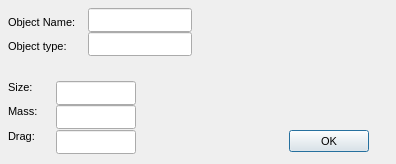
<?xml version="1.0"?>
<ui version="4.0">
  <class>Form</class>
  <widget class="QDialog" name="IDD_CUSTOMIZE_OBJECT">
    <property name="geometry">
      <rect>
        <x>0</x>
        <y>0</y>
        <width>396</width>
        <height>164</height>
      </rect>
    </property>
    <property name="windowTitle">
      <string>Dialog</string>
    </property>
    <property name="font">
      <font>
        <family>Liberation Sans</family>
        <pointsize>8</pointsize>
        <bold>false</bold>
        <italic>false</italic>
      </font>
    </property>
    <property name="enabled">
      <bool>true</bool>
    </property>
    <property name="windowFlags">
      <set>Qt::Dialog|Qt::WindowCloseButtonHint</set>
    </property>
    <property name="minimumSize">
      <size>
        <width>396</width>
        <height>164</height>
      </size>
    </property>
    <property name="maximumSize">
      <size>
        <width>396</width>
        <height>164</height>
      </size>
    </property>
    <widget class="QLineEdit" name="IDC_OBJECT_NAME_EDIT">
      <property name="geometry">
        <rect>
          <x>88</x>
          <y>8</y>
          <width>104</width>
          <height>24</height>
        </rect>
      </property>
      <property name="visible">
        <bool>true</bool>
      </property>
      <property name="enabled">
        <bool>true</bool>
      </property>
    </widget>
    <widget class="QLabel" name="IDC_OBJECT_NAME">
      <property name="geometry">
        <rect>
          <x>8</x>
          <y>16</y>
          <width>72</width>
          <height>16</height>
        </rect>
      </property>
      <property name="text">
        <string>Object Name:</string>
      </property>
      <property name="visible">
        <bool>true</bool>
      </property>
      <property name="enabled">
        <bool>true</bool>
      </property>
      <property name="alignment">
        <set>Qt::AlignLeft</set>
      </property>
    </widget>
    <widget class="QLineEdit" name="IDC_OBJECT_TYPE_EDIT">
      <property name="geometry">
        <rect>
          <x>88</x>
          <y>32</y>
          <width>104</width>
          <height>24</height>
        </rect>
      </property>
      <property name="visible">
        <bool>true</bool>
      </property>
      <property name="enabled">
        <bool>true</bool>
      </property>
    </widget>
    <widget class="QLabel" name="IDC_OBJECT_TYPE">
      <property name="geometry">
        <rect>
          <x>8</x>
          <y>40</y>
          <width>80</width>
          <height>16</height>
        </rect>
      </property>
      <property name="text">
        <string>Object type:</string>
      </property>
      <property name="visible">
        <bool>true</bool>
      </property>
      <property name="enabled">
        <bool>true</bool>
      </property>
      <property name="alignment">
        <set>Qt::AlignLeft</set>
      </property>
    </widget>
    <widget class="QLabel" name="IDC_OBJECT_SIZE">
      <property name="geometry">
        <rect>
          <x>8</x>
          <y>81</y>
          <width>51</width>
          <height>16</height>
        </rect>
      </property>
      <property name="text">
        <string>Size:</string>
      </property>
      <property name="visible">
        <bool>true</bool>
      </property>
      <property name="enabled">
        <bool>true</bool>
      </property>
      <property name="alignment">
        <set>Qt::AlignLeft</set>
      </property>
    </widget>
    <widget class="QLineEdit" name="IDC_OBJECT_SIZE_EDIT">
      <property name="geometry">
        <rect>
          <x>56</x>
          <y>81</y>
          <width>80</width>
          <height>24</height>
        </rect>
      </property>
      <property name="visible">
        <bool>true</bool>
      </property>
      <property name="enabled">
        <bool>true</bool>
      </property>
    </widget>
    <widget class="QLabel" name="IDC_OBJECT_MASS">
      <property name="geometry">
        <rect>
          <x>8</x>
          <y>105</y>
          <width>51</width>
          <height>16</height>
        </rect>
      </property>
      <property name="text">
        <string>Mass:</string>
      </property>
      <property name="visible">
        <bool>true</bool>
      </property>
      <property name="enabled">
        <bool>true</bool>
      </property>
      <property name="alignment">
        <set>Qt::AlignLeft</set>
      </property>
    </widget>
    <widget class="QLineEdit" name="IDC_OBJECT_MASS_EDIT">
      <property name="geometry">
        <rect>
          <x>56</x>
          <y>105</y>
          <width>80</width>
          <height>24</height>
        </rect>
      </property>
      <property name="visible">
        <bool>true</bool>
      </property>
      <property name="enabled">
        <bool>true</bool>
      </property>
    </widget>
    <widget class="QLabel" name="IDC_OBJECT_DRAG">
      <property name="geometry">
        <rect>
          <x>8</x>
          <y>130</y>
          <width>51</width>
          <height>16</height>
        </rect>
      </property>
      <property name="text">
        <string>Drag:</string>
      </property>
      <property name="visible">
        <bool>true</bool>
      </property>
      <property name="enabled">
        <bool>true</bool>
      </property>
      <property name="alignment">
        <set>Qt::AlignLeft</set>
      </property>
    </widget>
    <widget class="QLineEdit" name="IDC_OBJECT_DRAG_EDIT">
      <property name="geometry">
        <rect>
          <x>56</x>
          <y>130</y>
          <width>80</width>
          <height>24</height>
        </rect>
      </property>
      <property name="visible">
        <bool>true</bool>
      </property>
      <property name="enabled">
        <bool>true</bool>
      </property>
    </widget>
    <widget class="QPushButton" name="IDOK">
      <property name="geometry">
        <rect>
          <x>289</x>
          <y>130</y>
          <width>80</width>
          <height>22</height>
        </rect>
      </property>
      <property name="text">
        <string>OK</string>
      </property>
      <property name="visible">
        <bool>true</bool>
      </property>
      <property name="enabled">
        <bool>true</bool>
      </property>
      <property name="default">
        <bool>true</bool>
      </property>
      <property name="autoDefault">
        <bool>true</bool>
      </property>
    </widget>
    <action name="IDD_ORPHANHUNTER">
      <property name="text">
        <string>Orphan Hunter</string>
      </property>
    </action>
    <action name="IDD_REORDER_PAGES">
      <property name="text">
        <string>Reorder Net Pages</string>
      </property>
    </action>
    <action name="IDD_SHOW_ALL_CHECKED_OUT">
      <property name="text">
        <string>Show All Pages Checked Out</string>
      </property>
    </action>
    <action name="IDM_IMPORT_BITMAP">
      <property name="text">
        <string>Bitmap/Animation Converter...</string>
      </property>
    </action>
    <action name="ID_APP_ABOUT">
      <property name="text">
        <string>&amp;About editor...</string>
      </property>
    </action>
    <action name="ID_APP_EXIT">
      <property name="text">
        <string>E&amp;xit</string>
      </property>
      <property name="shortcut">
        <string>Alt+X</string>
      </property>
    </action>
    <action name="ID_BRIEFING_EDITOR">
      <property name="text">
        <string>Briefing Editor...</string>
      </property>
    </action>
    <action name="ID_BUTTON_LIGHTING">
      <property name="text">
        <string>ID_BUTTON_LIGHTING</string>
      </property>
    </action>
    <action name="ID_BUTTON_OUTLINE">
      <property name="text">
        <string>ID_BUTTON_OUTLINE</string>
      </property>
    </action>
    <action name="ID_BUTTON_WINDOWSELECTION">
      <property name="text">
        <string>ID_BUTTON_WINDOWSELECTION</string>
      </property>
    </action>
    <action name="ID_D3HELP">
      <property name="text">
        <string>Help on D3 Editor</string>
      </property>
    </action>
    <action name="ID_EDITORS_AIPROPERTIES">
      <property name="text">
        <string>AI Properties...</string>
      </property>
    </action>
    <action name="ID_EDITORS_AMBIENTSOUNDS">
      <property name="text">
        <string>Ambient Sounds...</string>
      </property>
    </action>
    <action name="ID_EDITORS_DALLAS">
      <property name="text">
        <string>Dallas Graphical Script Editor...</string>
      </property>
    </action>
    <action name="ID_EDITORS_FILES">
      <property name="text">
        <string>Files...</string>
      </property>
    </action>
    <action name="ID_EDITORS_MEGACELLS">
      <property name="text">
        <string>Megacells...</string>
      </property>
    </action>
    <action name="ID_EDIT_ADDSELECT">
      <property name="text">
        <string>Add Current Room to Selected List</string>
      </property>
    </action>
    <action name="ID_EDIT_ATTACH">
      <property name="text">
        <string>&amp;Attach</string>
      </property>
    </action>
    <action name="ID_EDIT_CLEARSELECTED">
      <property name="text">
        <string>Clear Selected List</string>
      </property>
    </action>
    <action name="ID_EDIT_COPY">
      <property name="text">
        <string>&amp;Copy</string>
      </property>
      <property name="shortcut">
        <string>Ctrl+Ins</string>
      </property>
    </action>
    <action name="ID_EDIT_CUT">
      <property name="text">
        <string>Cu&amp;t</string>
      </property>
      <property name="shortcut">
        <string>Shift+Del</string>
      </property>
    </action>
    <action name="ID_EDIT_DELETE">
      <property name="text">
        <string>&amp;Delete</string>
      </property>
    </action>
    <action name="ID_EDIT_LOADSCRAP">
      <property name="text">
        <string>Load Scrap from Disk</string>
      </property>
    </action>
    <action name="ID_EDIT_PASTE">
      <property name="text">
        <string>&amp;Paste</string>
      </property>
      <property name="shortcut">
        <string>Shift+Ins</string>
      </property>
    </action>
    <action name="ID_EDIT_PLACE">
      <property name="text">
        <string>&amp;Place in Mine</string>
      </property>
    </action>
    <action name="ID_EDIT_PLACE_TERRAIN">
      <property name="text">
        <string>&amp;Place on Terrain</string>
      </property>
    </action>
    <action name="ID_EDIT_REMOVESELECT">
      <property name="text">
        <string>Remove Current Room from Selected List</string>
      </property>
    </action>
    <action name="ID_EDIT_SAVESCRAP">
      <property name="text">
        <string>Save Scrap to Disk</string>
      </property>
    </action>
    <action name="ID_EDIT_SELECTATTACHED">
      <property name="text">
        <string>Select All Rooms Attached to Current Room</string>
      </property>
    </action>
    <action name="ID_EDIT_UNDO">
      <property name="text">
        <string>&amp;Undo</string>
      </property>
      <property name="shortcut">
        <string>Alt+Backspace</string>
      </property>
    </action>
    <action name="ID_FILE_AUTOSAVE">
      <property name="text">
        <string>Autosave</string>
      </property>
      <property name="checkable">
        <bool>true</bool>
      </property>
    </action>
    <action name="ID_FILE_CHECKMINE">
      <property name="text">
        <string>&amp;Check Mine</string>
      </property>
    </action>
    <action name="ID_FILE_FIXCRACKS">
      <property name="text">
        <string>Fix Level Cracks</string>
      </property>
    </action>
    <action name="ID_FILE_FIXDEGENERATEFACES">
      <property name="text">
        <string>Fix/Remove Degenerate Faces</string>
      </property>
    </action>
    <action name="ID_FILE_IMPORT_ROOM">
      <property name="text">
        <string>Import 3DSMax Room</string>
      </property>
    </action>
    <action name="ID_FILE_INFORMATION">
      <property name="text">
        <string>&amp;Information</string>
      </property>
      <property name="shortcut">
        <string>Alt+I</string>
      </property>
    </action>
    <action name="ID_FILE_LEAVE_EDITOR">
      <property name="text">
        <string>Go to main menu...</string>
      </property>
    </action>
    <action name="ID_FILE_LEVELPROPS">
      <property name="text">
        <string>Set Selected Room(s) Properties</string>
      </property>
    </action>
    <action name="ID_FILE_LEVEL_INFO">
      <property name="text">
        <string>Edit Level Info...</string>
      </property>
    </action>
    <action name="ID_FILE_MRU_FILE1">
      <property name="text">
        <string>Recent File</string>
      </property>
      <property name="enabled">
        <bool>false</bool>
      </property>
    </action>
    <action name="ID_FILE_NEW">
      <property name="text">
        <string>&amp;New</string>
      </property>
      <property name="shortcut">
        <string>Ctrl+N</string>
      </property>
    </action>
    <action name="ID_FILE_OPEN">
      <property name="text">
        <string>&amp;Open...</string>
      </property>
      <property name="shortcut">
        <string>Ctrl+O</string>
      </property>
    </action>
    <action name="ID_FILE_PLAY640X480">
      <property name="text">
        <string>&amp;Play in 640 x 480</string>
      </property>
      <property name="shortcut">
        <string>Alt+P</string>
      </property>
    </action>
    <action name="ID_FILE_PREFERENCES">
      <property name="text">
        <string>Preferences</string>
      </property>
    </action>
    <action name="ID_FILE_PRINT">
      <property name="text">
        <string>&amp;Print...</string>
      </property>
      <property name="shortcut">
        <string>Ctrl+P</string>
      </property>
    </action>
    <action name="ID_FILE_PRINT_PREVIEW">
      <property name="text">
        <string>Print Pre&amp;view</string>
      </property>
    </action>
    <action name="ID_FILE_PRINT_SETUP">
      <property name="text">
        <string>P&amp;rint Setup...</string>
      </property>
    </action>
    <action name="ID_FILE_REMOVEDUPLICATEFACESFROMCURRENTROOM">
      <property name="text">
        <string>Remove Duplicate Faces from Current Room</string>
      </property>
    </action>
    <action name="ID_FILE_REMOVEEXTRAPOINTS">
      <property name="text">
        <string>Remove Extra Points</string>
      </property>
    </action>
    <action name="ID_FILE_RESTOREGAMESTATE">
      <property name="text">
        <string>Restore Gamestate</string>
      </property>
    </action>
    <action name="ID_FILE_SAVE">
      <property name="text">
        <string>&amp;Save</string>
      </property>
      <property name="shortcut">
        <string>Ctrl+S</string>
      </property>
    </action>
    <action name="ID_FILE_SAVEGOALTEXT">
      <property name="text">
        <string>Save Goal Text to File</string>
      </property>
    </action>
    <action name="ID_FILE_SAVE_AS">
      <property name="text">
        <string>Save &amp;As...</string>
      </property>
    </action>
    <action name="ID_FILE_SAVE_COPY_AS">
      <property name="text">
        <string>Save Copy &amp;As...</string>
      </property>
    </action>
    <action name="ID_FILE_STATS">
      <property name="text">
        <string>Show Level Stats</string>
      </property>
    </action>
    <action name="ID_FILE_UPDATE">
      <property name="text">
        <string>&amp;Update</string>
      </property>
      <property name="shortcut">
        <string>Ctrl+S</string>
      </property>
    </action>
    <action name="ID_FILE_VERIFY_LEVEL">
      <property name="text">
        <string>Verify Level</string>
      </property>
    </action>
    <action name="ID_HOTSPOT_TGA">
      <property name="text">
        <string>HotSpot TGA Extractor...</string>
      </property>
    </action>
    <action name="ID_MINE_VIEW">
      <property name="text">
        <string>Mine View</string>
      </property>
      <property name="shortcut">
        <string>F2</string>
      </property>
    </action>
    <action name="ID_OBJBUTTON">
      <property name="text">
        <string>ID_OBJBUTTON</string>
      </property>
    </action>
    <action name="ID_OBJECT_DELETEOBJECT">
      <property name="text">
        <string>Delete Object</string>
      </property>
      <property name="shortcut">
        <string>Del</string>
      </property>
    </action>
    <action name="ID_OBJECT_MOVEPLAYER">
      <property name="text">
        <string>Move Player 0 to Viewer</string>
      </property>
    </action>
    <action name="ID_OBJECT_PLACECAMERAATCURRENTFACE">
      <property name="text">
        <string>Create New Camera at Current Face</string>
      </property>
    </action>
    <action name="ID_OBJECT_PLACECAMERAATVIEWER">
      <property name="text">
        <string>Create New Camera at Viewer</string>
      </property>
    </action>
    <action name="ID_OBJECT_PLACEOBJECT">
      <property name="text">
        <string>Place Object</string>
      </property>
      <property name="shortcut">
        <string>Ins</string>
      </property>
    </action>
    <action name="ID_OBJECT_PLACESOUNDSOURCEATVIEWER">
      <property name="text">
        <string>Create SoundSource at Viewer</string>
      </property>
    </action>
    <action name="ID_OBJECT_PLACEWAYPOINTATVIEWER">
      <property name="text">
        <string>Place Waypoint at Viewer</string>
      </property>
    </action>
    <action name="ID_OBJECT_SELECTBYNUMBER">
      <property name="text">
        <string>Select Object By Number</string>
      </property>
    </action>
    <action name="ID_OBJECT_SETCAMERAFROMVIEWER">
      <property name="text">
        <string>Move Camera to Viewer</string>
      </property>
    </action>
    <action name="ID_OBJECT_SETVIEWERFROMCAMERA">
      <property name="text">
        <string>Move Viewer to Camera</string>
      </property>
    </action>
    <action name="ID_OSIRISCOMPILE">
      <property name="text">
        <string>ID_OSIRISCOMPILE</string>
      </property>
    </action>
    <action name="ID_REINIT_OPENGL">
      <property name="text">
        <string>ID_REINIT_OPENGL</string>
      </property>
    </action>
    <action name="ID_ROOM_ADD">
      <property name="text">
        <string>&amp;Add Room at Current Face</string>
      </property>
      <property name="shortcut">
        <string>Shift+A</string>
      </property>
    </action>
    <action name="ID_ROOM_ADDVERTTONEWFACE">
      <property name="text">
        <string>Add Vert to New Face</string>
      </property>
      <property name="shortcut">
        <string>Shift+V</string>
      </property>
    </action>
    <action name="ID_ROOM_ATTACHROOM">
      <property name="text">
        <string>Attach Room</string>
      </property>
    </action>
    <action name="ID_ROOM_BUILDBRIDGE">
      <property name="text">
        <string>&amp;Build Bridge</string>
      </property>
    </action>
    <action name="ID_ROOM_BUILDSMOOTHBRIDGE">
      <property name="text">
        <string>Build Smooth Bridge</string>
      </property>
      <property name="shortcut">
        <string>Ctrl+B</string>
      </property>
    </action>
    <action name="ID_ROOM_CLEARCENTERPOINT">
      <property name="text">
        <string>Clear Center Point</string>
      </property>
    </action>
    <action name="ID_ROOM_COMBINE">
      <property name="text">
        <string>Combine Rooms</string>
      </property>
    </action>
    <action name="ID_ROOM_DELETE">
      <property name="text">
        <string>Delete Current Room</string>
      </property>
    </action>
    <action name="ID_ROOM_DELETECONNECTEDFACES">
      <property name="text">
        <string>Delete Connected Faces</string>
      </property>
    </action>
    <action name="ID_ROOM_DELETEFACE">
      <property name="text">
        <string>Delete Current Face</string>
      </property>
    </action>
    <action name="ID_ROOM_DELETEPORTAL">
      <property name="text">
        <string>Delete Current Portal</string>
      </property>
    </action>
    <action name="ID_ROOM_DELETEVERT">
      <property name="text">
        <string>Delete Current Vert From Face</string>
      </property>
    </action>
    <action name="ID_ROOM_DROPROOM">
      <property name="text">
        <string>Drop Room</string>
      </property>
    </action>
    <action name="ID_ROOM_FACE_ADDVERTTOEDGE">
      <property name="text">
        <string>Add Vert To Edge</string>
      </property>
    </action>
    <action name="ID_ROOM_FACE_DELETEVERTONEDGE">
      <property name="text">
        <string>Delete Vert on Edge</string>
      </property>
    </action>
    <action name="ID_ROOM_FACE_MOVEVERTONEDGE">
      <property name="text">
        <string>Move Vert on Edge</string>
      </property>
    </action>
    <action name="ID_ROOM_FACE_SPLITFACE">
      <property name="text">
        <string>Split Face</string>
      </property>
    </action>
    <action name="ID_ROOM_FINISHNEWFACE">
      <property name="text">
        <string>Add Last Point to New Face (Finish Face)</string>
      </property>
    </action>
    <action name="ID_ROOM_GRABTEXTURE">
      <property name="text">
        <string>Grab Texture</string>
      </property>
      <property name="shortcut">
        <string>G</string>
      </property>
    </action>
    <action name="ID_ROOM_JOINROOMS">
      <property name="text">
        <string>Join Rooms</string>
      </property>
    </action>
    <action name="ID_ROOM_JOINROOMSEXACT">
      <property name="text">
        <string>Join Rooms Exact</string>
      </property>
    </action>
    <action name="ID_ROOM_JOIN_ADJACENT_FACES">
      <property name="text">
        <string>Join Adjacent Faces</string>
      </property>
    </action>
    <action name="ID_ROOM_LINKTONEWEXTERNAL">
      <property name="text">
        <string>Link Room to New External Room</string>
      </property>
    </action>
    <action name="ID_ROOM_MARK">
      <property name="text">
        <string>&amp;Mark Room/Face</string>
      </property>
      <property name="shortcut">
        <string>Ctrl+M</string>
      </property>
    </action>
    <action name="ID_ROOM_MERGEOBJECTINTOROOM">
      <property name="text">
        <string>Merge Object into Room</string>
      </property>
    </action>
    <action name="ID_ROOM_NEXTFACE">
      <property name="text">
        <string>Next Face</string>
      </property>
      <property name="shortcut">
        <string>F</string>
      </property>
    </action>
    <action name="ID_ROOM_PLACEROOM">
      <property name="text">
        <string>Place Room at Current Room</string>
      </property>
    </action>
    <action name="ID_ROOM_PLACETERRAINROOM">
      <property name="text">
        <string>Place Room at Current Terrain Cell</string>
      </property>
    </action>
    <action name="ID_ROOM_PREVIOUSFACE">
      <property name="text">
        <string>Previous Face</string>
      </property>
      <property name="shortcut">
        <string>Shift+F</string>
      </property>
    </action>
    <action name="ID_ROOM_PROPAGATETOADJACENTCOPLANARFACES">
      <property name="text">
        <string>Propagate to Adjacent Coplanar Faces</string>
      </property>
      <property name="shortcut">
        <string>Ctrl+F</string>
      </property>
    </action>
    <action name="ID_ROOM_PROPAGATETOALL">
      <property name="text">
        <string>Propagate to All Faces in Room</string>
      </property>
      <property name="shortcut">
        <string>Shift+R</string>
      </property>
    </action>
    <action name="ID_ROOM_RENAMEROOM">
      <property name="text">
        <string>Rename Room</string>
      </property>
      <property name="shortcut">
        <string>Ctrl+R</string>
      </property>
    </action>
    <action name="ID_ROOM_ROTATEPLACEDROOM45DEGREES">
      <property name="text">
        <string>Rotate Placed Room 45 Degrees</string>
      </property>
    </action>
    <action name="ID_ROOM_SAVECURRENTROOM">
      <property name="text">
        <string>Save Current Room</string>
      </property>
    </action>
    <action name="ID_ROOM_SELECTBYNUMBER">
      <property name="text">
        <string>Select Room by Number</string>
      </property>
    </action>
    <action name="ID_ROOM_SELECTFACEBYNUMBER">
      <property name="text">
        <string>Select Face by Number</string>
      </property>
    </action>
    <action name="ID_ROOM_SETCENTERFROMVIEWER">
      <property name="text">
        <string>Set Room Center from Viewer</string>
      </property>
    </action>
    <action name="ID_ROOM_SNAPPLACEDROOM">
      <property name="text">
        <string>Snap Placed Room</string>
      </property>
    </action>
    <action name="ID_ROOM_SNAPPOINTTOEDGE">
      <property name="text">
        <string>Snap Point to Edge</string>
      </property>
    </action>
    <action name="ID_ROOM_SNAPPOINTTOFACE">
      <property name="text">
        <string>Snap Point to Face</string>
      </property>
    </action>
    <action name="ID_ROOM_SNAPPOINTTOPOINT">
      <property name="text">
        <string>Snap Point to Point</string>
      </property>
    </action>
    <action name="ID_ROOM_SPLITFACE">
      <property name="text">
        <string>Triangulate face</string>
      </property>
    </action>
    <action name="ID_ROOM_STARTNEWFACE">
      <property name="text">
        <string>Add First Point to New Face (Start Face)</string>
      </property>
    </action>
    <action name="ID_ROOM_SWAPMAKEDANDCURRENTROOMFACE">
      <property name="text">
        <string>Swap Marked and Current Room/Face</string>
      </property>
    </action>
    <action name="ID_ROOM_UNDOSNAP">
      <property name="text">
        <string>Undo Snap</string>
      </property>
    </action>
    <action name="ID_ROOM_UNPLACEROOM">
      <property name="text">
        <string>Un-place Room/Group/Door</string>
      </property>
    </action>
    <action name="ID_ROOM_VIEW">
      <property name="text">
        <string>Room View</string>
      </property>
      <property name="shortcut">
        <string>F4</string>
      </property>
    </action>
    <action name="ID_SCRIPT_LEVEL_INTERFACE">
      <property name="text">
        <string>Levels and Scripts...</string>
      </property>
    </action>
    <action name="ID_SUBEDITORS_FONT">
      <property name="text">
        <string>Font Editor...</string>
      </property>
    </action>
    <action name="ID_SUBEDITORS_HOGMAKER">
      <property name="text">
        <string>Hog Maker...</string>
      </property>
    </action>
    <action name="ID_SUBEDITORS_TABLEFILEEDIT">
      <property name="text">
        <string>Table File Text Editor...</string>
      </property>
    </action>
    <action name="ID_SUBEDITORS_TABLEFILEFILTER">
      <property name="text">
        <string>Table File Filter...</string>
      </property>
    </action>
    <action name="ID_TABLEEDIT_FILE_EXIT">
      <property name="text">
        <string>&amp;Exit</string>
      </property>
    </action>
    <action name="ID_TABLEEDIT_FILE_LOAD">
      <property name="text">
        <string>&amp;Load...</string>
      </property>
    </action>
    <action name="ID_TABLEEDIT_FILE_SAVE">
      <property name="text">
        <string>&amp;Save</string>
      </property>
    </action>
    <action name="ID_TABLEEDIT_FILE_SAVE_AS">
      <property name="text">
        <string>S&amp;ave as...</string>
      </property>
    </action>
    <action name="ID_TABLEFILTER_FILE_EXIT">
      <property name="text">
        <string>Exit</string>
      </property>
    </action>
    <action name="ID_TABLEFILTER_FILE_LOAD">
      <property name="text">
        <string>Load...</string>
      </property>
    </action>
    <action name="ID_TABLEFILTER_FILE_NEW">
      <property name="text">
        <string>New</string>
      </property>
    </action>
    <action name="ID_TABLEFILTER_FILE_SAVE">
      <property name="text">
        <string>Save</string>
      </property>
    </action>
    <action name="ID_TABLEFILTER_FILE_SAVEAS">
      <property name="text">
        <string>Save as...</string>
      </property>
    </action>
    <action name="ID_TERRAIN_VIEW">
      <property name="text">
        <string>Terrain View</string>
      </property>
      <property name="shortcut">
        <string>F3</string>
      </property>
    </action>
    <action name="ID_TEST_TEST1">
      <property name="text">
        <string>Test function 1</string>
      </property>
    </action>
    <action name="ID_TEST_TEST2">
      <property name="text">
        <string>Test function 2</string>
      </property>
    </action>
    <action name="ID_TEST_TEST3">
      <property name="text">
        <string>Test function 3</string>
      </property>
    </action>
    <action name="ID_TOOLS_WORLD_OBJECTS_BUILDINGS">
      <property name="text">
        <string>Buildings...</string>
      </property>
    </action>
    <action name="ID_TOOLS_WORLD_OBJECTS_CLUTTER">
      <property name="text">
        <string>Clutter...</string>
      </property>
    </action>
    <action name="ID_TOOLS_WORLD_OBJECTS_DOOR">
      <property name="text">
        <string>Doors...</string>
      </property>
    </action>
    <action name="ID_TOOLS_WORLD_OBJECTS_LIGHTS">
      <property name="text">
        <string>Lights...</string>
      </property>
    </action>
    <action name="ID_TOOLS_WORLD_OBJECTS_PLAYER">
      <property name="text">
        <string>Player Ships...</string>
      </property>
    </action>
    <action name="ID_TOOLS_WORLD_OBJECTS_POWERUPS">
      <property name="text">
        <string>Powerups...</string>
      </property>
    </action>
    <action name="ID_TOOLS_WORLD_OBJECTS_ROBOTS">
      <property name="text">
        <string>Robots...</string>
      </property>
    </action>
    <action name="ID_TOOLS_WORLD_OBJECTS_SOUND">
      <property name="text">
        <string>Sounds...</string>
      </property>
    </action>
    <action name="ID_TOOLS_WORLD_TEXTURES">
      <property name="text">
        <string>Textures...</string>
      </property>
    </action>
    <action name="ID_TOOLS_WORLD_WEAPONS">
      <property name="text">
        <string>Weapons...</string>
      </property>
    </action>
    <action name="ID_VIEW_CENTERONCUBE">
      <property name="text">
        <string>Center on Current &amp;Room</string>
      </property>
      <property name="shortcut">
        <string>Home</string>
      </property>
    </action>
    <action name="ID_VIEW_CENTERONMINE">
      <property name="text">
        <string>Center on &amp;Mine Origin</string>
      </property>
    </action>
    <action name="ID_VIEW_CENTERONOBJECT">
      <property name="text">
        <string>Center on Current &amp;Object</string>
      </property>
    </action>
    <action name="ID_VIEW_DELETEVIEWER">
      <property name="text">
        <string>Delete Viewer</string>
      </property>
    </action>
    <action name="ID_VIEW_FLIP">
      <property name="text">
        <string>Flip Viewer</string>
      </property>
      <property name="shortcut">
        <string>/</string>
      </property>
    </action>
    <action name="ID_VIEW_KEYPAD_TOGGLE">
      <property name="text">
        <string>Keypad</string>
      </property>
      <property name="shortcut">
        <string>F10</string>
      </property>
    </action>
    <action name="ID_VIEW_MOVECAMERATOCURRENTOBJECT">
      <property name="text">
        <string>Move camera to Current Object</string>
      </property>
    </action>
    <action name="ID_VIEW_MOVECAMERATOSELECTEDFACE">
      <property name="text">
        <string>Move camera to &amp;Current Face</string>
      </property>
      <property name="shortcut">
        <string>Shift+C</string>
      </property>
    </action>
    <action name="ID_VIEW_MOVECAMERATOSELECTEDROOM">
      <property name="text">
        <string>Move camera to &amp;Current Room</string>
      </property>
      <property name="shortcut">
        <string>C</string>
      </property>
    </action>
    <action name="ID_VIEW_NEWVIEWER">
      <property name="text">
        <string>New Viewer</string>
      </property>
    </action>
    <action name="ID_VIEW_NEXTVIEWER">
      <property name="text">
        <string>Next Viewer</string>
      </property>
    </action>
    <action name="ID_VIEW_RESETVIEWRADIUS">
      <property name="text">
        <string>Reset View Radius</string>
      </property>
    </action>
    <action name="ID_VIEW_SHOWOBJECTSINWIREFRAMEVIEW">
      <property name="text">
        <string>Show objects in Wireframe view</string>
      </property>
    </action>
    <action name="ID_VIEW_SHOWVIEWERFORWARDVECTOR">
      <property name="text">
        <string>Show Viewer Forward Vector</string>
      </property>
    </action>
    <action name="ID_VIEW_STATUS_BAR">
      <property name="text">
        <string>&amp;Status Bar</string>
      </property>
    </action>
    <action name="ID_VIEW_TEXTUREMINE">
      <property name="text">
        <string>Te&amp;xtured view</string>
      </property>
    </action>
    <action name="ID_VIEW_TOOLBAR">
      <property name="text">
        <string>&amp;Toolbar</string>
      </property>
    </action>
    <action name="ID_VIEW_VIEWPROP">
      <property name="text">
        <string>Display Viewer Properties</string>
      </property>
    </action>
    <action name="ID_VIEW_WIREFRAMEMINE">
      <property name="text">
        <string>&amp;Wireframe view</string>
      </property>
    </action>
    <action name="ID_WINDOW_CASCADE">
      <property name="text">
        <string>&amp;Cascade</string>
      </property>
    </action>
    <action name="ID_WINDOW_TILE">
      <property name="text">
        <string>&amp;Tile</string>
      </property>
    </action>
    <action name="ID_ZBUTTON">
      <property name="text">
        <string>ID_ZBUTTON</string>
      </property>
    </action>
  </widget>
</ui>
